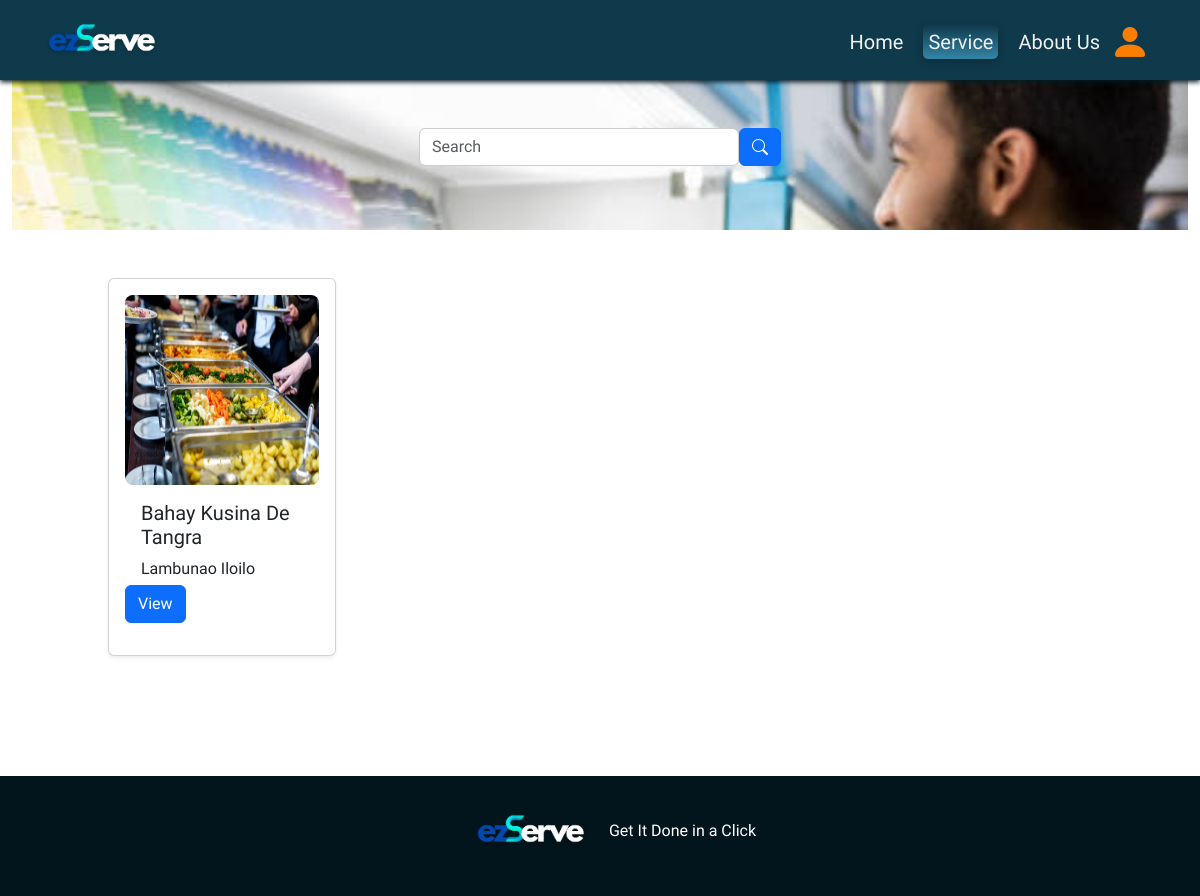
/?page=services, run on the app's committed database.
### tables this page shows
CREATE TABLE `business` (
  `businessCode` int(11) NOT NULL,
  `ownerID` int(11) NOT NULL,
  `busName` varchar(100) NOT NULL,
  `about` varchar(1000) NOT NULL,
  `busType` varchar(100) NOT NULL,
  `house_building` varchar(100) NOT NULL,
  `street` varchar(100) NOT NULL,
  `barangay` varchar(100) NOT NULL,
  `city_municipality` varchar(100) NOT NULL,
  `province` varchar(100) NOT NULL,
  `region` varchar(100) NOT NULL,
  `phone` varchar(100) NOT NULL,
  `mobile` varchar(100) NOT NULL,
  `business_permit` longblob NOT NULL,
  `sanitary` longblob NOT NULL,
  `tax` longblob NOT NULL,
  `busImage` longblob NOT NULL,
  `status` tinyint(4) NOT NULL
);

### index.php (called while the page is built, shortened)
<?php
	require 'page.php';
?>

### pages/services.php (the view, shortened to what this page needs)
<head><title>Services</title></head>
<?php
$businesses = $DB->query("SELECT DISTINCT business.*
    FROM business
    WHERE business.status = '1'");
$keyword = "";
$results = [];
if (isset($_POST['keyword'])) {
  $keyword = $_POST['keyword'];
  $sql = "SELECT * FROM business WHERE status = 1
  AND (busName COLLATE utf8mb4_unicode_ci LIKE '%$keyword%' OR busType COLLATE utf8mb4_unicode_ci LIKE '%$keyword%')";
  $results = $DB->query($sql);
}
else {
  $results = $businesses;
}
?>
<?= element('header') ?>
<div >
  <div class="search container-fluid align-items-center justify-content-between">
    <div class="search-header py-5">
      <form id="searchbar" class="d-flex justify-content-center" method="post">
        <input type="text" class="form-control rounded" placeholder="Search" name="keyword" value="<?= $keyword ?>" />
        <button type="button" class="btn btn-primary" id="search-button" data-mdb-ripple-init>
          <i class="bi bi-search"></i>
        </button>
      </form>
    </div>
    <?php if (!empty($results)): ?>
      <div class="service-wrap mx-5 p-5">
        <div class="sub-service row">
          <?php foreach ($results as $business): ?>
            <div class="col-md-3 mb-4">
              <div class="card shadow-sm p-3 mb-5 bg-white bg-opacity-75 justify-content-between" style="width: 100%; height: auto">
              <div >
                <?php
                $imagePath = !empty($business['busImage']) ? $business['busImage'] : 'assets/images/default.jpg';
                ?>
                <img class="card-img-top rounded-3 img-fluid"  src="<?= $imagePath ?>" alt="Card image cap" style="height:190px">
                <div class="card-body" style="height:100px;">
                  <h5 class="card-title"><?= $business['busName'] ?></h5>
                  <p class="card-text"><?= $business['city_municipality'] . ' ' . $business['province'] ?></p>
                </div>
          </div>
                <form action="?page=client_business_details&businessCode=<?= $business['businessCode'] ?>" method="post">
                    <button type="submit" class="btn btn-primary view-business m-0 d-flex align-items-end">View</button>
                  </form>
              </div>
            </div>
          <?php endforeach; ?>
        </div>
      </div>
    <?php else: ?>
      <div style="height: 100vh">
        <p class="text-light p-5">No results found for your search term: "<?= $keyword ?>"</p>
      </div>
    <?php endif; ?>
  </div>
</div>
<?= element('footer') ?>

### assets/view.css (style rules this page uses)
body { font-family: "Lexend exa", Arial; overflow-x: hidden; background-image: url(./images/bg-2.png); background-repeat:repeat-y; background-size: cover; }
.form-control { border: 1px solid #ccc; }
.search-header { margin-top: 80px; background-image: url(./icons/plan.jpg); background-repeat: no-repeat; background-size: cover; }
#searchbar input { width: 20em; }

### data on the page
business: busImage (picture), busName "Bahay Kusina De Tangra", city_municipality "Lambunao", province "Iloilo"
